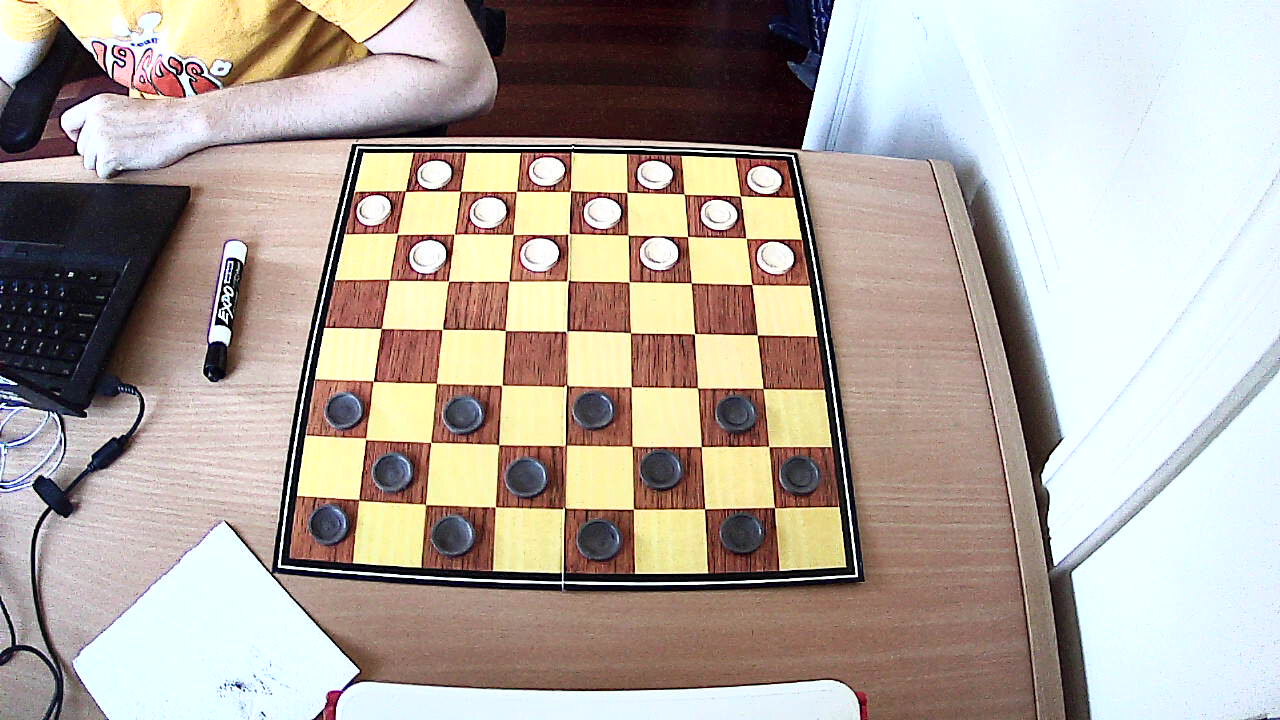
#> input picture ChessboardDetect/input/check21.jpg, 1280 x 720 px
$ jupyter execute --allow-errors SimpleDetect.ipynb   (shell and % lines are left out)   (older library calls are emulated)
#> lines starting #> are read from the running program, lines starting #| are printed output that depends on the picture; after the words box and inside, x2 and y2 are one past the last pixel; in counts of white or black regions, pixels touching at a corner belong together
[cell 1]
%pylab inline
from IPython.display import Image, display
import PIL.Image
import matplotlib.image as mpimg
import scipy.ndimage
import cv2 # For Sobel etc
import glob
np.set_printoptions(suppress=True, linewidth=200) # Better printing of arrays
plt.rcParams['image.cmap'] = 'jet' # Default colormap is jet

from matplotlib.pyplot import figure, imshow, axis
from matplotlib.image import imread

[cell 2]
# [141 lines left out: functions getUnwarpedPoints, getGrads, getBestLines, getIdentityGrid, getChessGrid, getMinSaddleDist and 5 more, not called in this run]

def simplifyContours(contours):
  for i in range(len(contours)):
    # Approximate contour and update in place
    contours[i] = cv2.approxPolyDP(contours[i],0.04*cv2.arcLength(contours[i],True),True)

# [121 lines left out: functions is_square, getAngle, getContourVals, pruneContours, not called in this run]

def getContours(img, edges, iters=10):
    # Morphological Gradient to get internal squares of canny edges.
    kernel = cv2.getStructuringElement(cv2.MORPH_ELLIPSE,(3,3))
    edges_gradient = cv2.morphologyEx(edges, cv2.MORPH_GRADIENT, kernel)
    _, contours, hierarchy = cv2.findContours(edges_gradient, cv2.RETR_CCOMP, cv2.CHAIN_APPROX_SIMPLE)

    simplifyContours(contours)

    return np.array(contours), hierarchy[0]

def nonmax_sup(img, win=10):
    w, h = img.shape
#     img = cv2.blur(img, ksize=(5,5))
    img_sup = np.zeros_like(img, dtype=np.float64)
    for i,j in np.argwhere(img):
        # Get neigborhood
        ta=max(0,i-win)
        tb=min(w,i+win+1)
        tc=max(0,j-win)
        td=min(h,j+win+1)
        cell = img[ta:tb,tc:td]
        val = img[i,j]
        if np.sum(cell.max() == cell) > 1:
            print(cell.argmax())
        if cell.max() == val:
            img_sup[i,j] = val
    return img_sup

def getSaddle(gray_img):
    img = gray_img.astype(np.float64)
    gx = cv2.Sobel(img,cv2.CV_64F,1,0)
    gy = cv2.Sobel(img,cv2.CV_64F,0,1)
    gxx = cv2.Sobel(gx,cv2.CV_64F,1,0)
    gyy = cv2.Sobel(gy,cv2.CV_64F,0,1)
    gxy = cv2.Sobel(gx,cv2.CV_64F,0,1)

    S = gxx*gyy - gxy**2
    return S

def pruneSaddle(s):
    thresh = 128
    score = (s>0).sum()
    while (score > 10000):
        thresh = thresh*2
        s[s<thresh] = 0
        score = (s>0).sum()

# [10 lines left out: function getBoardOutlinewarped, not called in this run]

def loadImage(filepath):
#> called with filepath = 'input/check21.jpg'
    img_orig = PIL.Image.open(filepath)
#> img_orig is the input picture: PIL image 1280x720 RGB; mean R, G, B 177.1, 167, 157.9
    img_width, img_height = img_orig.size
#> img_width = 1280; img_height = 720

    # Resize
    aspect_ratio = min(500.0/img_width, 500.0/img_height)
#> aspect_ratio = 0.391
    new_width, new_height = ((np.array(img_orig.size) * aspect_ratio)).astype(int)
#> new_width = 500; new_height = 281
    img = img_orig.resize((new_width,new_height), resample=PIL.Image.BILINEAR)
    img = img.convert('L') # grayscale
#> img: PIL image 500x281 L
    img = np.array(img)

    return img

def findChessboard(img, min_pts_needed=15, max_pts_needed=25):
#> called with min_pts_needed = 15, max_pts_needed = 25
    blur_img = cv2.blur(img, (3,3)) # Blur it
    saddle = getSaddle(blur_img)
    saddle = -saddle
    saddle[saddle<0] = 0
    pruneSaddle(saddle)
#> in pruneSaddle, `score = (s>0).sum()`: score = 74134
#> the loop in pruneSaddle, `while (score > 10000):` made 9 passes
#> (thresh, score) on passes 1 to 9: (256, 53006), (512, 46729), (1024, 40186), (2048, 33362), (4096, 27286), (8192, 22130), (16384, 17277), (32768, 12369), (65536, 7952)
#> after the loop in pruneSaddle, `while (score > 10000):`: thresh = 65536
    s2 = nonmax_sup(saddle)
#> the loop in nonmax_sup, `for i,j in np.argwhere(img):` made 7952 passes
#> (i, j, ta, tb, tc, td, val) on passes 1, 3, 4: (1, 15, 0, 12, 5, 26, 111204), (1, 109, 0, 12, 99, 120, 124152), (1, 110, 0, 12, 100, 121, 86004)
    s2[s2<100000]=0
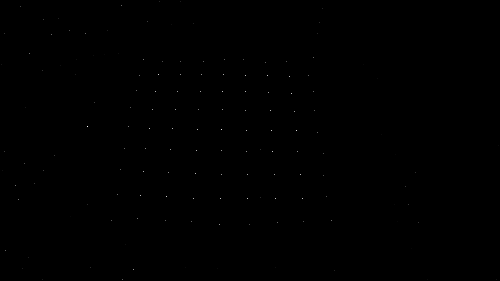
#> s2: shape (281, 500) float64; min 0, max 3389092, mean 1370.4; drawn with min black and max white
    spts = np.argwhere(s2)
#> spts = 148 pairs, first value 1 to 279, second value 1 to 498

    edges = cv2.Canny(img, 20, 250)
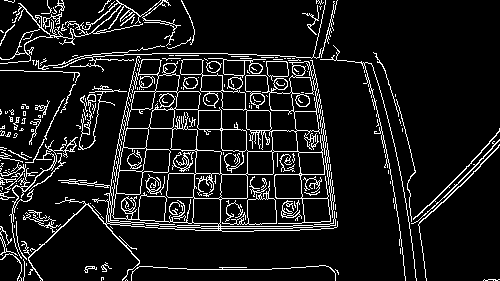
#> edges: shape (281, 500); 10% white in thin lines or dots
    contours_all, hierarchy = getContours(img, edges)
#> in getContours, `edges_gradient = cv2.morphologyEx(edges, cv2.MORPH_GRADIENT, kernel)`:
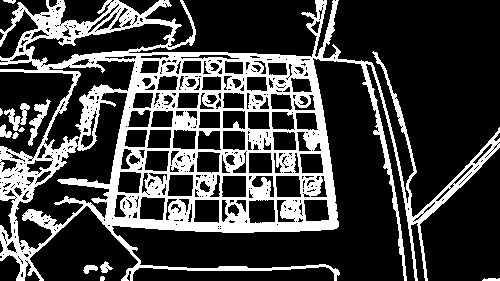
#> edges_gradient: shape (281, 500); 26% white; 11 white regions (1 under 20 px)
#> in getContours, `_, contours, hierarchy = cv2.findContours(edges_gradient, cv2.RETR_CCO..`: contours = 617 contours, 451 with area under 20; largest, box (x1, y1, x2, y2) and area: (0, 0, 500, 281) 64096, (14, 91, 128, 250) 5998, (25, 23, 174, 66) 2934, (44, 60, 136, 151) 2754, (248, 199, 276, 224) 602
#> after the loop in simplifyContours, `for i in range(len(contours)):`: contours = 617 contours, 460 with area under 20; largest, box (x1, y1, x2, y2) and area: (0, 29, 500, 281) 61680, (20, 92, 127, 246) 4066, (46, 60, 135, 146) 2110, (25, 28, 174, 65) 1446, (248, 199, 276, 224) 554
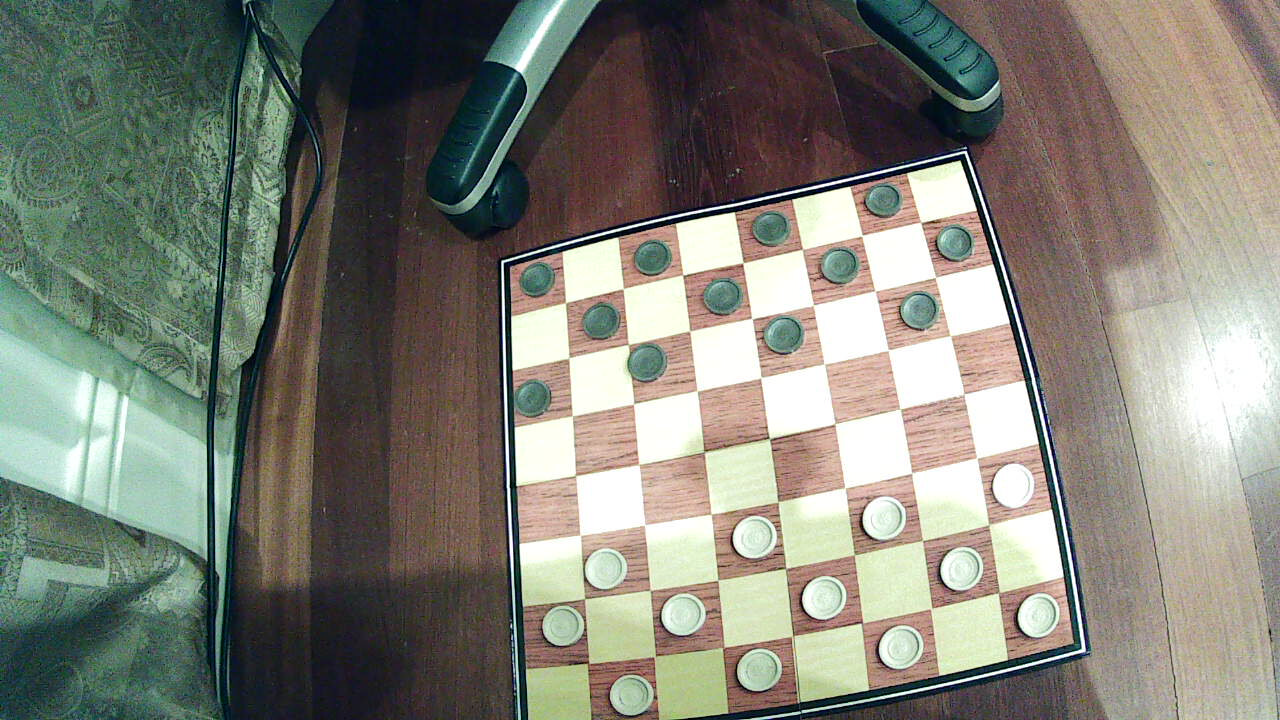
#> input picture ChessboardDetect/input/check10.jpg, 1280 x 720 px, given in place of the camera
#> further down, frame is the input picture: shape (720, 1280, 3); mean B, G, R 117.7, 127.9, 127.7
#| True
    contours, hierarchy = pruneContours(contours_all, hierarchy, saddle)

    curr_num_good = 0
    curr_grid_next = None
    curr_grid_good = None
    curr_M = None

    for cnt_i in range(len(contours)):
        #print ("On Contour %d" % cnt_i)
        cnt = contours[cnt_i].squeeze()
        grid_curr, ideal_grid, M = getInitChessGrid(cnt)

        for grid_i in range(7):
            grid_curr, ideal_grid, _ = makeChessGrid(M, N=(grid_i+1))
            grid_next, grid_good = findGoodPoints(grid_curr, spts)
            num_good = np.sum(grid_good)
            #print('I %d (N=%d), num_good: %d of %d' % (grid_i, grid_i+1, num_good, grid_good.size))
            if num_good < 4:
                M = None
                #print ("Failed to converge on this one")
                break
            M, _ = generateNewBestFit(ideal_grid, grid_next, grid_good)
            # Check that a valid and reasonable M was returned
            if M is None or np.abs(M[0,0] / M[1,1]) > 15 or np.abs(M[1,1] / M[0,0]) > 15:
#             if M is None:
                M = None
                #print ("Failed to converge on this one")
                break
        if M is None:
            continue
        elif num_good > curr_num_good:
            curr_num_good = num_good
            curr_grid_next = grid_next
            curr_grid_good = grid_good
            curr_M = M

        # If we found something with more than max needed, good enough to stop here
        if num_good > max_pts_needed:
            break

    # If we found something
    if curr_num_good > min_pts_needed:
        final_ideal_grid = getIdentityGrid(2+2*7)-7
        return curr_M, final_ideal_grid, curr_grid_next, curr_grid_good, spts
    else:
        return None, None, None, None, None
#     return M, ideal_grid, grid_next, grid_good, spts


def get_cutupp(fn, img=None,show=True):
    if img is None:
        img = loadImage(fn)
    M, ideal_grid, grid_next, grid_good, spts = findChessboard(img)
#     print(M)

    # View
    if M is not None:
        M, _ = generateNewBestFit((ideal_grid+8)*32, grid_next, grid_good) # generate mapping for warping image
    #     print(M)
        img_warp = cv2.warpPerspective(img, M, (17*32, 17*32), flags=cv2.WARP_INVERSE_MAP)

        best_lines_x, best_lines_y = getBestLines(img_warp)
        xy_unwarp = getUnwarpedPoints(best_lines_x, best_lines_y, M)

        if show:
            plt.figure(figsize=(20,20))
            plt.subplot(212)

        #Created the function getBoardOutlinewarped that would give the correct coordinates for the board border
        #in the wrapped setup, then will use that square bot to crop out the rest of the image and update
        #The coordinates of the the horizontal and vertical lines going thru the board , defining the cells
        #using the lines we finally use a double for loop to separate each cell into its own object, then
        # We store it in a dictionary storing them using their positions as their key values ranging from
        #1 to 64
        board_outline_unwarp = getBoardOutlinewarped(best_lines_x, best_lines_y, M)
        x_cord = []
        y_cord = []
        for pair in board_outline_unwarp[:4]:
            x_cord.append(pair[0])
            y_cord.append(pair[1])

        x1 = int(min(x_cord))
        y1 = int(min(y_cord))
        x2 = int(max(x_cord))
        y2 = int(max(y_cord))
        img_warp_cropped = img_warp[y1:y2, x1:x2]
        if show:
            imshow(img_warp_cropped, cmap='Greys_r')
    #     print(best_lines_x)
    #     plt.plot(board_outline_unwarp[:,0] - x1, board_outline_unwarp[:,1] - y1, 'ro-', markersize=5, linewidth=3)
            [plt.axvline(line - x1, color='red', lw=2) for line in best_lines_x];
            [plt.axhline(line - y1, color='green', lw=2) for line in best_lines_y];
            fig = figure(figsize=(16, 16))

        best_lines_x = np.append(best_lines_x, [x2])
        best_lines_y = np.append(best_lines_y, [y2])
        checkerboard_cells = {}
        for i in range(len(best_lines_x)):
            vert_line = best_lines_x[i] - x1
            prev_vert_line = best_lines_x[i - 1] - x1 if i - 1 >= 0 else 0
            for j in range(len(best_lines_y)):
                horz_line = best_lines_y[j] - y1
                prev_horz_line = best_lines_y[j - 1] - y1 if j - 1 >= 0 else 0
                cell = img_warp_cropped[prev_horz_line:horz_line, prev_vert_line:vert_line]
                checkerboard_cells[j * 8 + i + 1] = cell
                if show:
                    fig.add_subplot(8, 8, j * 8 + i + 1)
                    plt.title("position: " + str(j * 8 + i + 1))
                    plt.axis('off')
                    imshow(cell, cmap='Greys_r')

        if show:
            figure(figsize=(16, 16))
            plt.subplot(211)
            axs = plt.axis()
            imshow(img, cmap='Greys_r');
            axs = plt.axis()
            plt.plot(spts[:,1],spts[:,0],'o')
            plt.plot(grid_next[:,0].A, grid_next[:,1].A,'rs')
            plt.plot(grid_next[grid_good,0].A, grid_next[grid_good,1].A,'rs', markersize=12)
            plt.plot(xy_unwarp[:,0], xy_unwarp[:,1], 'go', markersize=15)
            plt.axis(axs)
    return checkerboard_cells

#> (the rest of this cell did not finish here and is left out)

[cell 3]
i=30
#> (the rest of this cell did not finish here and is left out)

[cell 4]
from sklearn.cluster import KMeans

# [92 lines left out: function identify_peices, not called in this run]

#> (the rest of this cell did not finish here and is left out)

[cell 5]
import sys
import time

sys.path.append("..")
from checkers import CheckerGame
#> (the rest of this cell did not finish here and is left out)

#> (a cell that did not finish here is left out)

#> call 2 of findChessboard, with min_pts_needed = 15, max_pts_needed = 25
#> in getSaddle (call 2), `gxy = cv2.Sobel(gx,cv2.CV_64F,0,1)`:
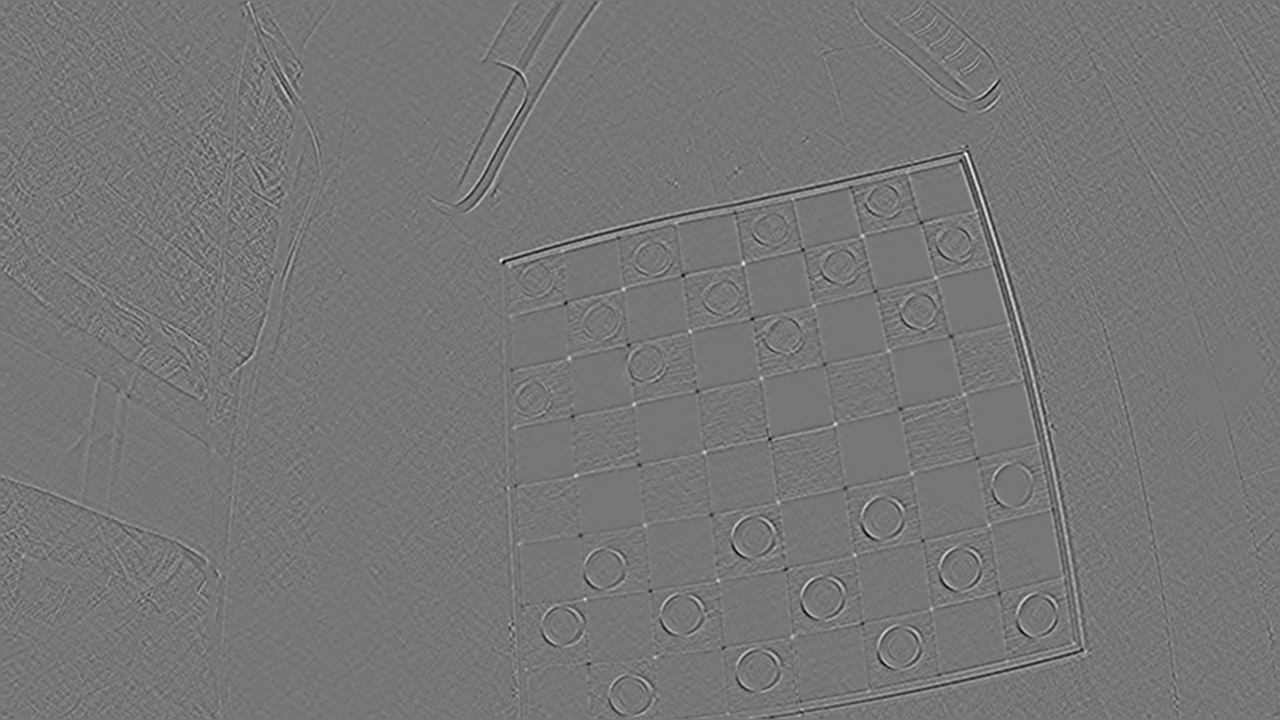
#> gxy: shape (720, 1280) float64; min -1386, max 1580, mean 0; drawn with min black and max white
#> the loop in pruneSaddle (call 2), `while (score > 10000):` made 11 passes
#> (thresh, score) on passes 1 to 11: (256, 479832), (512, 457347), (1024, 423556), (2048, 372998), (4096, 305282), (8192, 224676), (16384, 144912), (32768, 80415), (65536, 38707), (131072, 15803), (262144, 5117)
#> the loop in nonmax_sup (call 2), `for i,j in np.argwhere(img):` made 5117 passes
#> (i, j) on passes 30 to 32: (66, 298), (66, 512), (66, 513)
#> in findChessboard (call 2), `edges = cv2.Canny(img, 20, 250)`:
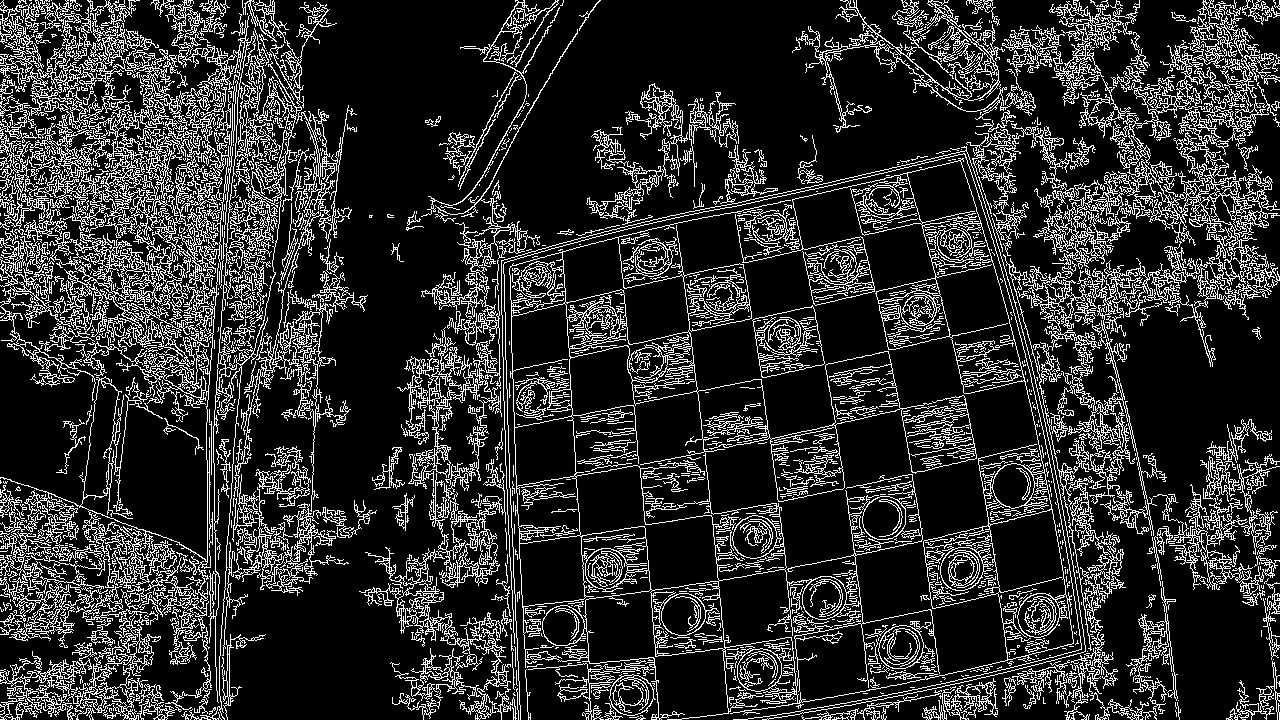
#> edges: shape (720, 1280); 18% white in thin lines or dots
#> call 2 of getContours, with iters = 10
#> in getContours (call 2), `edges_gradient = cv2.morphologyEx(edges, cv2.MORPH_GRADIENT, kernel)`:
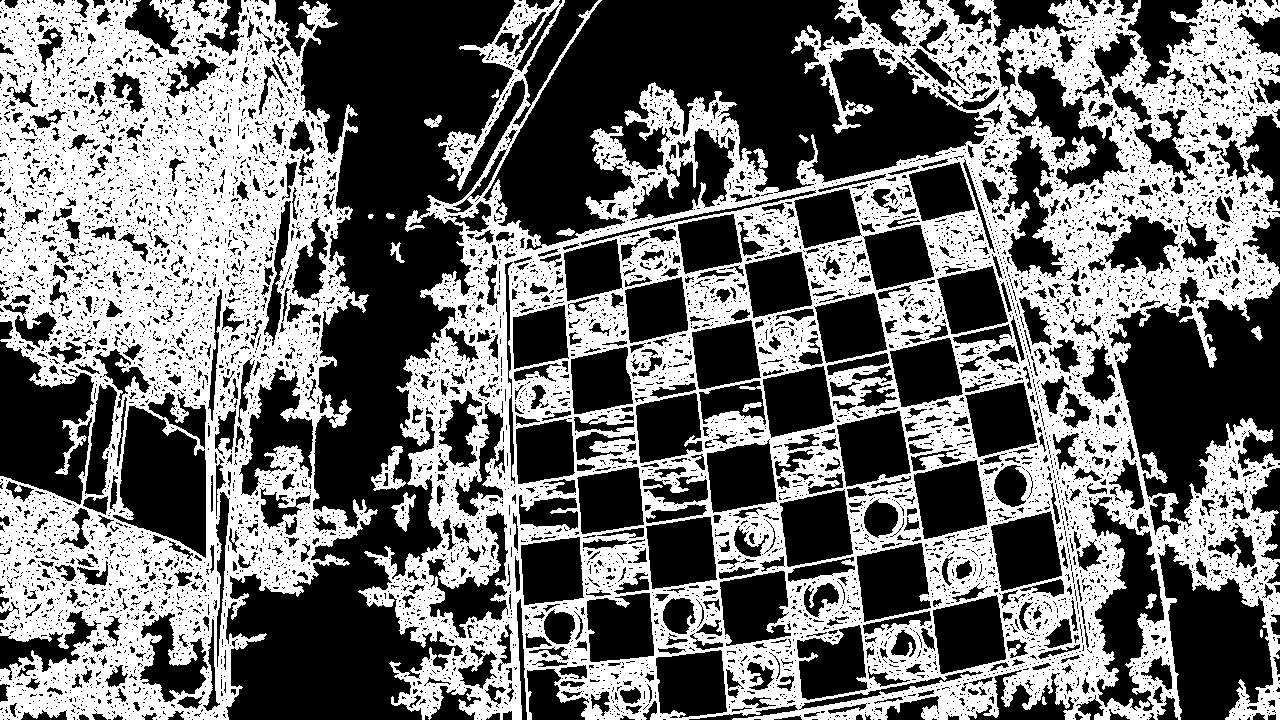
#> edges_gradient: shape (720, 1280); 44.3% white; 19 white regions (1 under 20 px), largest, box (x1, y1, x2, y2) and area: (358, 0, 1280, 720) 257865, (0, 0, 378, 720) 148483, (371, 446, 406, 491) 633
    vid.release()
    time.sleep(5)
